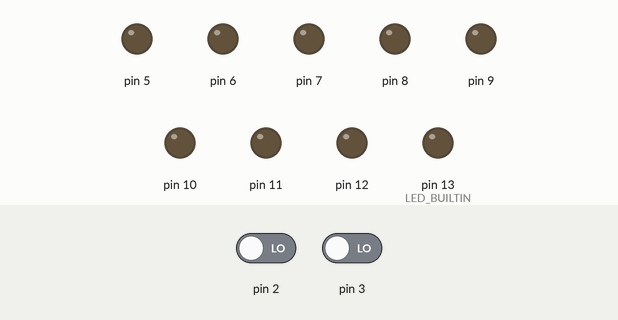
This sketch was run on a simulated Arduino Uno, built with avr-gcc and run on an emulated ATmega328P. Parts: output pins drawn as LEDs (lit = HIGH). Inputs (shaded band) come from the test bench; at power-on: pin 2 LOW, pin 3 LOW. Random numbers use the default seed unless the sketch sets one.

Above: at 1.2 s.
1.3 s: pin 2 driven HIGH
At 4.2 s:
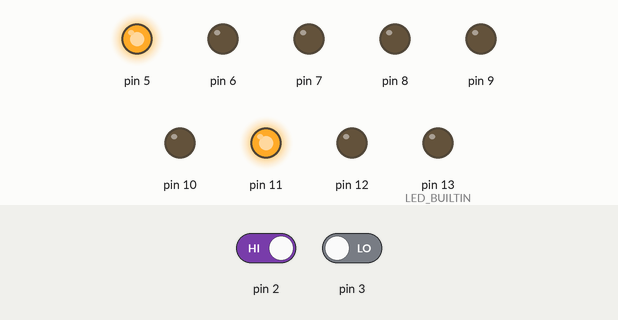
4.3 s: pin 2 driven LOW
At 6.1 s:
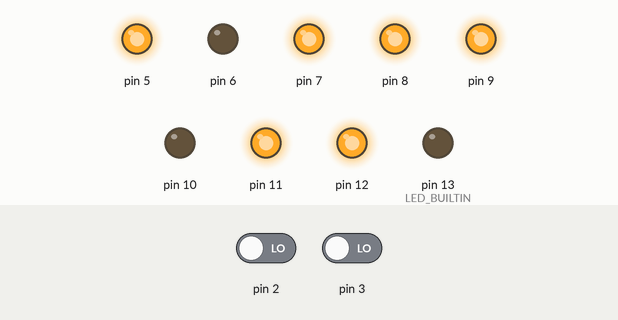
6.4 s: pin 2 driven HIGH and pin 3 driven HIGH
At 12.2 s:
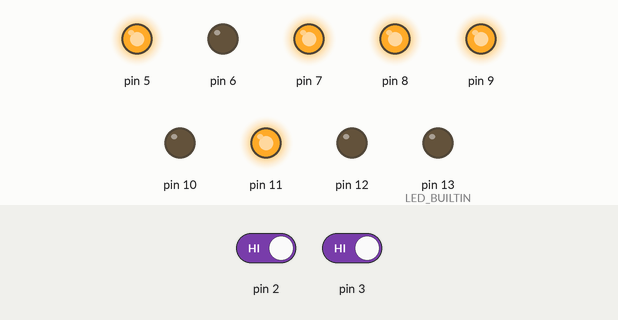
12.4 s: pin 2 driven LOW
At 14.7 s:
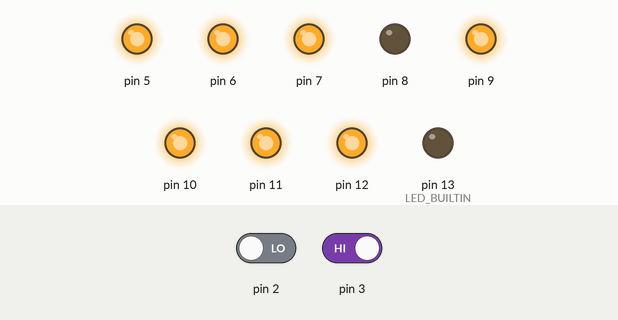
Timing chart, 0 to 16.2 s (numbered marks = the images above; inputs shaded):
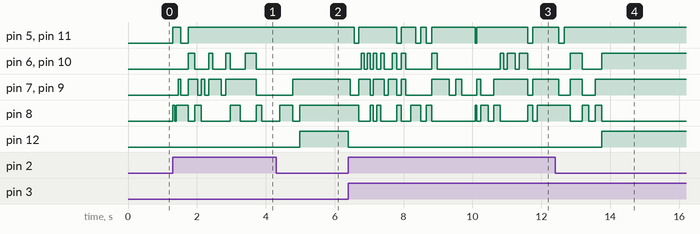

Measured:
- after the input at 1.3 s, pin 5, pin 11: LOW → HIGH at once, → LOW 0.23 s later, → HIGH 0.23 s later; pin 6, pin 10: LOW → HIGH after 0.46 s, then repeats every 0.53 s: LOW 0.41 s, HIGH 0.12 s
- after the input at 4.3 s, pin 12: LOW → HIGH after 0.68 s
- after the input at 6.4 s, pin 5: HIGH → LOW after 0.17 s, → HIGH 0.14 s later, → LOW 1.1 s later, → HIGH 0.13 s later, … (12 changes in this stretch); pin 7: HIGH → LOW after 0.05 s, → HIGH 0.25 s later, → LOW 0.33 s later, → HIGH 0.10 s later, … (18 changes in this stretch)
- after the input at 12.4 s, pin 12: LOW → HIGH after 1.4 s

The sketch:

dice_led.ino
```cpp
/*
#include <Wire.h>
#include <pcf8574.h>

PCF8574 PCF_20(0x20);
*/

int i;
long ran;
int oneDieButState;
int twoDiceButState;
int myDelay = 10;
int j;

void setup()
{
//  Serial.begin(57600);
//  Wire.begin();
  for (i = 5; i < 14; i++)
    pinMode(i, OUTPUT);
  pinMode(3, INPUT);
  pinMode(2, INPUT);
  randomSeed(analogRead(A0));
  digitalWrite(LED_BUILTIN, LOW);
/*
  for (i = 0; i < 7; i++)
  {
    ran = i;
    printDie();
    delay(400);
    for (j = 5; j < 12; j++)
      digitalWrite(j, LOW);
  }
  */
/*
  for (i = 0; i < 7; i++)
  {
    PCF_20.write(i, 0);
    delay(100);
  }
  delay(500);
  for (i = 6; i < 13; i++)
  {
    digitalWrite(i, LOW);
    delay(100);
  }
  for (i = 6; i > -1; i--)
  {
    PCF_20.write(i, 1);
    delay(100);
  }
  */
}

void loop()
{
  oneDieButState = digitalRead(2);
  twoDiceButState = digitalRead(3);
  if (oneDieButState == HIGH)
  {
    digitalWrite(12, LOW);
    myDelay = 50;
    for (i = 0; i < 30; i++)
    {
      ran = random(1, 7);
      for (j = 5; j < 12; j++)
        digitalWrite(j, LOW);
      printDie();
      delay(myDelay);
      myDelay += 5;
    }
    ran = random(1, 7);
    for (j = 5; j < 12; j++)
      digitalWrite(j, LOW);
    printDie();
    digitalWrite(12, HIGH);
//    delay(4000);
    /*
    for (i = 5; i < 12; i++)
      digitalWrite(i, LOW);
      */
  }
/*
  else if (twoDiceButState == HIGH)
  {
    myDelay = 10;
    for (i = 0; i < 10; i++)
    {
      ran = random(1, 7)
      printDie();
      delay(myDelay);
      myDelay *= 4;
    }
  }
*/
}

void printDie()
{
  switch (ran)
  {
      case 1:
        digitalWrite(8, HIGH);
        break;
      case 2:
        digitalWrite(11, HIGH);
        digitalWrite(5, HIGH);
        break;
      case 3:
        digitalWrite(11, HIGH);
        digitalWrite(8, HIGH);
        digitalWrite(5, HIGH);
        break;
      case 4:
        digitalWrite(9, HIGH);
        digitalWrite(11, HIGH);
        digitalWrite(5, HIGH);
        digitalWrite(7, HIGH);
        break;
      case 5:
        digitalWrite(11, HIGH);
        digitalWrite(9, HIGH);
        digitalWrite(5, HIGH);
        digitalWrite(7, HIGH);
        digitalWrite(8, HIGH);
        break;
      case 6:
        digitalWrite(11, HIGH);
        digitalWrite(9, HIGH);
        digitalWrite(5, HIGH);
        digitalWrite(6, HIGH);
        digitalWrite(7, HIGH);
        digitalWrite(10, HIGH);
        break;
  }
//  PCF_20.write(i, 1);
}
```
